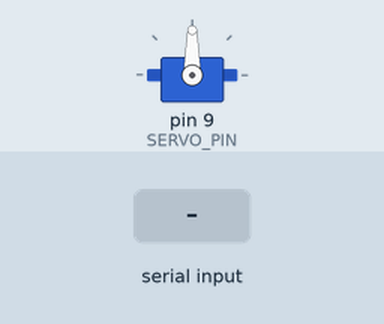
Simulated run of this sketch. Board: Arduino Uno, built with avr-gcc and run on an emulated ATmega328P. Parts: servo. The test bench sets the inputs (shaded band). What the sketch prints to the serial monitor is not drawn.

Above: at 2.4 s.
2.5 s: "c90\n" received over Serial
At 2.8 s:
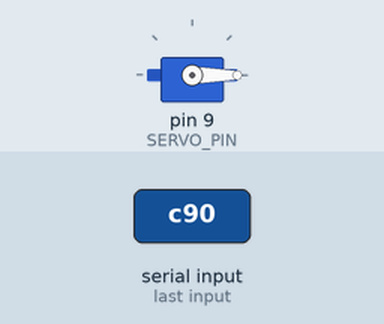
5.5 s: "s,45\n" received over Serial
8.5 s: "a90\n" received over Serial
At 9.7 s:
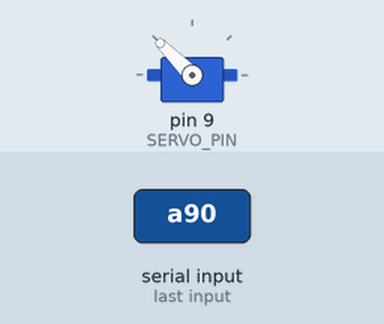
10.0 s: "s90\n" received over Serial
At 11.0 s:
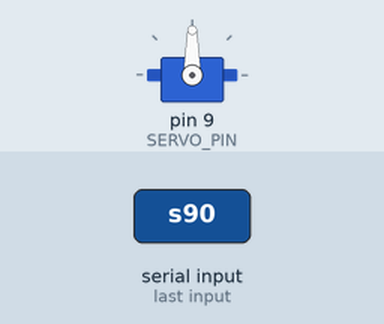
11.5 s: "a,45\n" received over Serial
At 12.1 s:
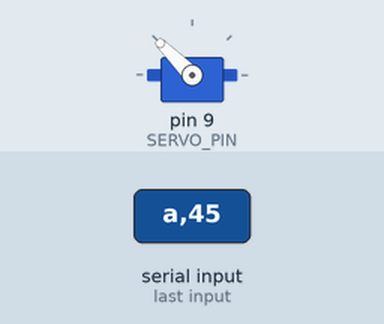
Timing chart, 0 to 14.0 s (numbered marks = the images above; inputs shaded):
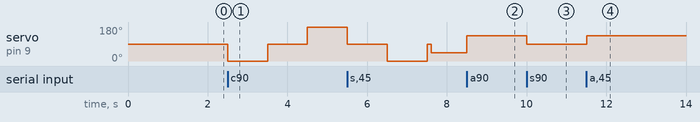

The sketch:

sg90_servo_control.ino
```cpp
/*
 * SG90舵机角度定位控制
 *
 * 接线说明：
 *   - SG90信号线（黄） -> Arduino D9
 *   - SG90 VCC（红）   -> Arduino 5V
 *   - SG90 GND（棕/黑）-> Arduino GND
 *
 * 注意事项：
 *   1. SG90工作电压4.8-6V，Arduino 5V可驱动但扭矩稍低
 *   2. 如需更大扭矩或驱动多个舵机，建议使用外部电源
 *   3. 确保所有GND共地
 *   4. 舵机堵转会消耗大电流，可能导致Arduino重启
 */

#include <Servo.h>

// 定义舵机引脚
const int SERVO_PIN = 9;

// 创建舵机对象
Servo sg90;

// 舵机参数
const int MIN_ANGLE = 0;      // 最小角度
const int MAX_ANGLE = 180;    // 最大角度
const int INIT_ANGLE = 90;    // 初始角度（中立位）

// 当前角度
int currentAngle = INIT_ANGLE;

void setup() {
  // 初始化串口通信
  Serial.begin(9600);
  while (!Serial) {
    ; // 等待串口连接
  }

  Serial.println("=== SG90舵机控制程序 ===");
  Serial.println("命令格式:");
  Serial.println("  s角度 - 设置角度 (0-180)");
  Serial.println("  a+/-角度 - 相对角度调整");
  Serial.println("  c - 校准 (0->90->180->90->0)");
  Serial.println("  h - 回到初始位置 (90度)");
  Serial.println("  i - 显示信息");
  Serial.println("  q - 退出演示模式");
  Serial.println();

  // 舵机初始化
  sg90.attach(SERVO_PIN);
  sg90.write(INIT_ANGLE);

  Serial.print("舵机已初始化，初始角度: ");
  Serial.print(INIT_ANGLE);
  Serial.println(" 度");

  delay(1000); // 等待舵机稳定
}

void loop() {
  // 主循环保持舵机当前位置
  // 通过串口接收命令

  if (Serial.available() > 0) {
    processCommand();
  }
}

void processCommand() {
  char command = Serial.read();

  switch (command) {
    case 's': // 设置绝对角度
      setAngle();
      break;

    case 'a': // 相对角度调整
      adjustAngle();
      break;

    case 'c': // 校准演示
      calibrationDemo();
      break;

    case 'h': // 回到初始位置
      homePosition();
      break;

    case 'i': // 显示信息
      showInfo();
      break;

    case 'q': // 退出演示模式
      Serial.println("退出演示模式");
      break;

    default:
      Serial.println("未知命令，输入 'i' 查看帮助");
      break;
  }
}

void setAngle() {
  // 读取角度值
  int angle = Serial.parseInt();

  // 角度范围检查
  if (angle < MIN_ANGLE || angle > MAX_ANGLE) {
    Serial.print("角度超出范围 (");
    Serial.print(MIN_ANGLE);
    Serial.print("-");
    Serial.print(MAX_ANGLE);
    Serial.println(")");
    return;
  }

  // 设置舵机角度
  sg90.write(angle);
  currentAngle = angle;

  Serial.print("角度设置为: ");
  Serial.print(angle);
  Serial.println(" 度");

  // 等待舵机到位
  delay(500);
}

void adjustAngle() {
  // 读取相对角度值（带符号）
  char sign = Serial.read();
  int delta = Serial.parseInt();

  // 根据符号确定方向
  if (sign == '-') {
    delta = -delta;
  }

  // 计算新角度
  int newAngle = currentAngle + delta;

  // 角度范围检查
  if (newAngle < MIN_ANGLE || newAngle > MAX_ANGLE) {
    Serial.print("角度超出范围 (");
    Serial.print(MIN_ANGLE);
    Serial.print("-");
    Serial.print(MAX_ANGLE);
    Serial.println(")");
    return;
  }

  // 设置舵机角度
  sg90.write(newAngle);
  currentAngle = newAngle;

  Serial.print("角度调整 ");
  Serial.print(delta);
  Serial.print(" 度，当前角度: ");
  Serial.print(currentAngle);
  Serial.println(" 度");

  // 等待舵机到位
  delay(500);
}

void calibrationDemo() {
  Serial.println("开始校准演示...");

  // 0度
  Serial.println("移动到 0 度");
  sg90.write(0);
  delay(1000);

  // 90度（中立位）
  Serial.println("移动到 90 度");
  sg90.write(90);
  delay(1000);

  // 180度
  Serial.println("移动到 180 度");
  sg90.write(180);
  delay(1000);

  // 回到90度
  Serial.println("回到 90 度");
  sg90.write(90);
  currentAngle = 90;
  delay(1000);

  // 回到0度
  Serial.println("回到 0 度");
  sg90.write(0);
  currentAngle = 0;
  delay(1000);

  // 最终回到中立位
  sg90.write(INIT_ANGLE);
  currentAngle = INIT_ANGLE;

  Serial.println("校准演示完成，回到初始位置");
}

void homePosition() {
  Serial.print("回到初始位置: ");
  Serial.print(INIT_ANGLE);
  Serial.println(" 度");

  sg90.write(INIT_ANGLE);
  currentAngle = INIT_ANGLE;

  delay(500);
}

void showInfo() {
  Serial.println("=== 舵机信息 ===");
  Serial.print("当前角度: ");
  Serial.println(currentAngle);

  Serial.print("工作范围: ");
  Serial.print(MIN_ANGLE);
  Serial.print(" - ");
  Serial.println(MAX_ANGLE);

  Serial.print("控制引脚: D");
  Serial.println(SERVO_PIN);

  Serial.println();
  Serial.println("SG90技术参数:");
  Serial.println("  • 工作电压: 4.8-6V");
  Serial.println("  • 扭矩: 1.8kg·cm @4.8V");
  Serial.println("  • 响应速度: 0.12s/60°");
  Serial.println("  • PWM信号: 50Hz, 0.5-2.5ms脉冲");
  Serial.println("  • 重量: 约9g");

  Serial.println();
}

// 安全函数
void emergencyStop() {
  // 立即停止舵机（保持当前位置）
  // 注意：SG90舵机没有紧急停止功能，只能保持当前位置
  Serial.println("紧急停止 - 舵机保持当前位置");
}

// 角度平滑移动函数
void smoothMove(int targetAngle, int durationMs = 1000) {
  // 平滑移动舵机到目标角度
  // 参数：
  //   targetAngle: 目标角度
  //   durationMs: 移动持续时间（毫秒）

  int startAngle = currentAngle;
  int steps = 20; // 移动步数
  int stepDelay = durationMs / steps;

  for (int i = 0; i <= steps; i++) {
    float t = (float)i / steps;
    int angle = startAngle + (targetAngle - startAngle) * t;

    sg90.write(angle);
    delay(stepDelay);
  }

  currentAngle = targetAngle;
}

// 示例演示函数
void demonstration() {
  Serial.println("开始自动演示...");

  // 平滑移动到0度
  smoothMove(0, 1500);
  Serial.println("到达0度");
  delay(500);

  // 平滑移动到90度
  smoothMove(90, 1500);
  Serial.println("到达90度");
  delay(500);

  // 平滑移动到180度
  smoothMove(180, 1500);
  Serial.println("到达180度");
  delay(500);

  // 回到初始位置
  smoothMove(INIT_ANGLE, 1500);
  Serial.println("回到初始位置");

  Serial.println("演示完成");
}
```

Measured:
- after the input at 2.5 s, servo on pin 9 (SERVO_PIN): 90° → 0° at once, → 90° 1.0 s later, → 180° 1.0 s later
- after the input at 8.5 s, servo on pin 9 (SERVO_PIN): 45° → 135° at once
- after the input at 10.0 s, servo on pin 9 (SERVO_PIN): 135° → 90° at once
- after the input at 11.5 s, servo on pin 9 (SERVO_PIN): 90° → 135° at once
